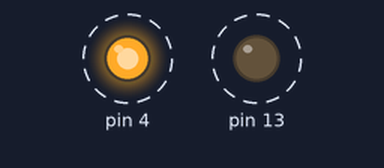
A sketch run on a simulated Arduino Uno, built with avr-gcc and run on an emulated ATmega328P. On the bench: output pins drawn as LEDs (lit = HIGH). Dashed ring = blinking.

Above: at 0.5 s.
Timing chart, 0 to 3.5 s (numbered marks = the images above):
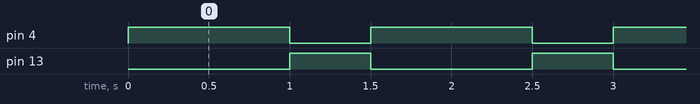

Measured:
- by itself, pin 4: alternates HIGH for 1.0 s and LOW for 0.50 s
- by itself, pin 13: alternates HIGH for 0.50 s and LOW for 1.0 s
- by itself, everything shown: repeats every 1.5 s, in 3 steps

The sketch:

Blink.ino
```cpp
//Author: Florian Fritz Wiede
//Date: 29/09/2023
//Name: Blink

// the setup function runs once when you press reset or power the board
void setup() {
  // initialize digital pin LED_BUILTIN as an output.
  pinMode(4, OUTPUT);
  pinMode(13, OUTPUT);
}


void loop() {
  digitalWrite(4, HIGH);  // turn the LED on (HIGH is the voltage level)
  delay(1000);                      // wait for a second
  digitalWrite(4, LOW);   // turn the LED off by making the voltage LOW
  //delay(1000);                     // wait for a second
  digitalWrite(13, HIGH);  // turn the LED on (HIGH is the voltage level)
  delay(500);                      // wait for a second
  digitalWrite(13, LOW);   // turn the LED off by making the voltage LOW
  //delay(500);                     // wait for a second
}
```
